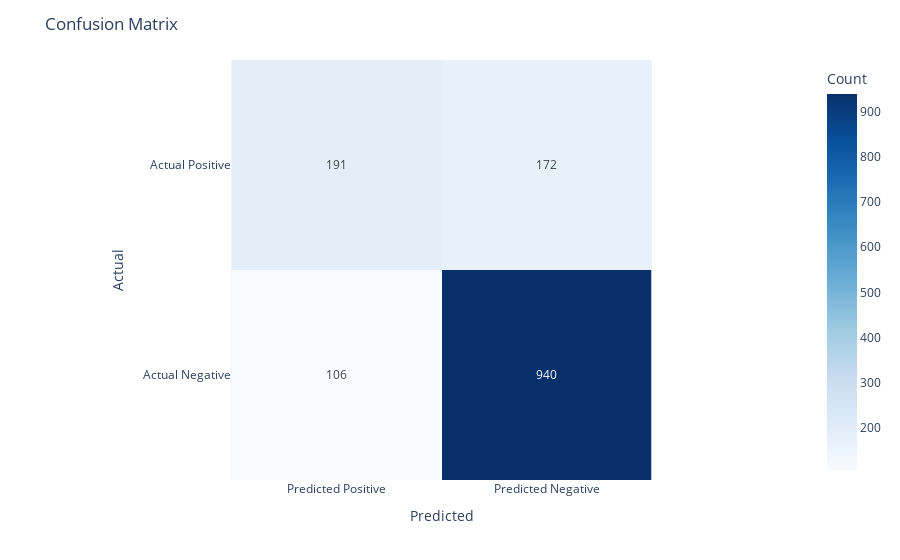

Write notebook code for a chart like this one.
### Code cell
svc1 = svm.SVC(probability=True).fit(X_train, y_train)
y_pred_class = svc1.predict(X_val)
y_pred_prob = svc1.predict_proba(X_val)[:,1]

evaluation(y_val,y_pred_class)

### Figure 1 — Plotly figure (JSON) as saved in the notebook; plotly's stock layout.template omitted (floating-point values rounded to 4 significant figures)
{"data": [{"coloraxis": "coloraxis", "hovertemplate": "Predicted: %{x}<br>Actual: %{y}<br>Count: %{z}<extra></extra>", "name": "0", "showscale": true, "texttemplate": "%{z}", "type": "heatmap", "x": ["Predicted Positive", "Predicted Negative"], "xaxis": "x", "y": ["Actual Positive", "Actual Negative"], "yaxis": "y", "z": [[191, 172], [106, 940]]}], "layout": {"coloraxis": {"colorbar": {"title": {"text": "Count"}}, "colorscale": [[0, "rgb(247,251,255)"], [0.125, "rgb(222,235,247)"], [0.25, "rgb(198,219,239)"], [0.375, "rgb(158,202,225)"], [0.5, "rgb(107,174,214)"], [0.625, "rgb(66,146,198)"], [0.75, "rgb(33,113,181)"], [0.875, "rgb(8,81,156)"], [1, "rgb(8,48,107)"]]}, "margin": {"t": 60}, "title": {"text": "Confusion Matrix"}, "xaxis": {"anchor": "y", "constrain": "domain", "domain": [0, 1], "scaleanchor": "y", "title": {"text": "Predicted"}}, "yaxis": {"anchor": "x", "autorange": "reversed", "constrain": "domain", "domain": [0, 1], "title": {"text": "Actual"}}}}
